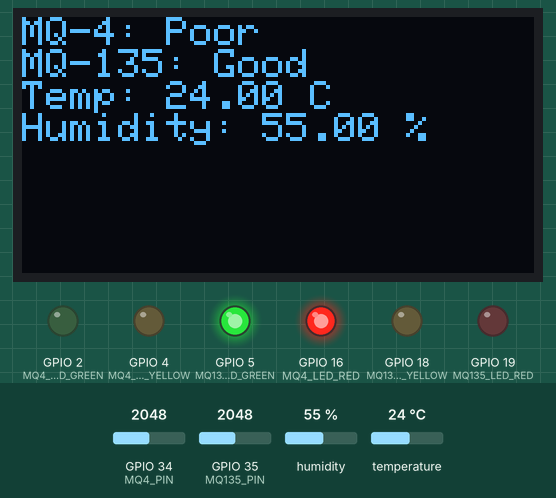
Simulated run of this sketch. Board: ESP32. Shown: 128×64 one-colour display, output pins drawn as LEDs (lit = HIGH). The inputs (shaded band) are chosen by the test bench; at power-on: GPIO 35 (MQ135_PIN) = 2048, GPIO 34 (MQ4_PIN) = 2048, humidity 55 %, temperature 24 °C. Random numbers use the default seed unless the sketch sets one; what the sketch prints to the serial monitor is not drawn.

Above: at 1.8 s.
1.9 s: GPIO 35 (MQ135_PIN) set to 2444
3.4 s: GPIO 35 (MQ135_PIN) set to 2582
At 5.2 s:
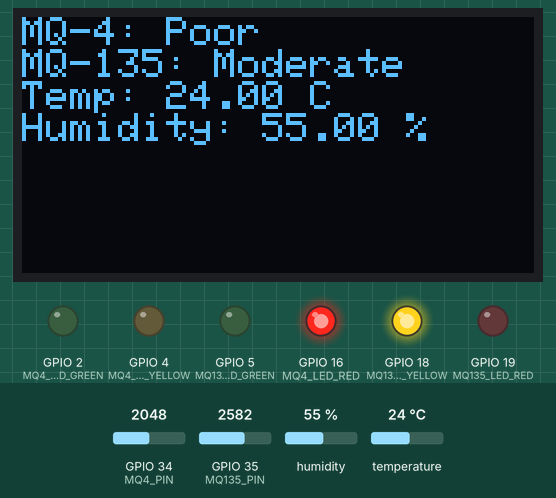
5.6 s: GPIO 34 (MQ4_PIN) set to 1938
7.4 s: GPIO 34 (MQ4_PIN) set to 1821
At 9.5 s:
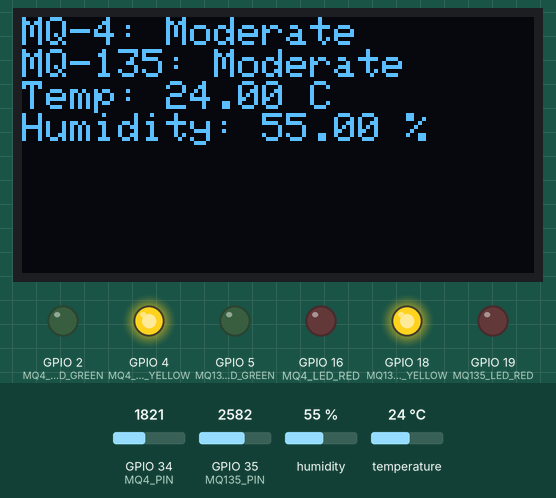
9.8 s: GPIO 34 (MQ4_PIN) set to 1650
11.5 s: GPIO 34 (MQ4_PIN) set to 1569
At 12.8 s:
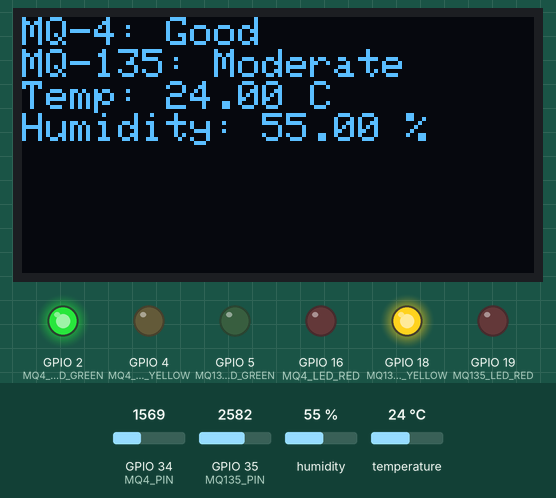
Timing chart, 0 to 14.5 s (numbered marks = the images above; inputs shaded):
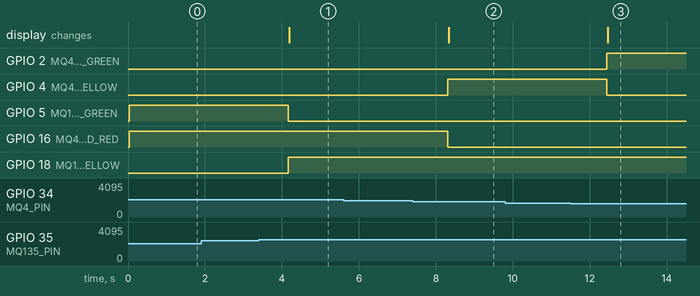

The sketch:

sketch_feb09a_new.ino
```cpp
#include <Wire.h>
#include <Adafruit_GFX.h>  //draw shapes,image in display
#include <Adafruit_SSD1306.h>
#include "DHT.h"

#define SCREEN_WIDTH 128
#define SCREEN_HEIGHT 64
#define OLED_RESET    -1
Adafruit_SSD1306 display(SCREEN_WIDTH, SCREEN_HEIGHT, &Wire, OLED_RESET);

// Define sensor pins
#define MQ4_PIN 34
#define MQ135_PIN 35
#define DHT_PIN 32
#define DHT_TYPE DHT22

// Define LED pins for MQ-4
#define MQ4_LED_GREEN 2
#define MQ4_LED_YELLOW 4
#define MQ4_LED_RED 16

// Define LED pins for MQ-135
#define MQ135_LED_GREEN 5
#define MQ135_LED_YELLOW 18
#define MQ135_LED_RED 19

#define RL_VALUE 10.0
#define R0_MQ4 9.83
#define R0_MQ135 9.83

DHT dht(DHT_PIN, DHT_TYPE);

// Function to calculate PPM from Rs and R0 for MQ-4
float calculatePPM_MQ4(float Rs) {
    return 1021 * pow((Rs / R0_MQ4), -2.7887);
}

// Function to calculate PPM from Rs and R0 for MQ-135
float calculatePPM_MQ135(float Rs) {
    return 116.602 * pow((Rs / R0_MQ135), -2.769);
}

// Function to categorize air quality based on PPM
String getAirQualityCategory(float ppm, float goodThreshold, float moderateThreshold) {
    if (ppm < goodThreshold) {
        return "Good";
    } else if (ppm < moderateThreshold) {
        return "Moderate";
    } else {
        return "Poor";
    }
}
// initialize DHT Sensor
void setup() {
    Serial.begin(115200);
    dht.begin();

    //OLED Display initialization
    if (!display.begin(SSD1306_SWITCHCAPVCC, 0x3C)) {//check connection and clear display
        Serial.println(F("SSD1306 allocation failed"));
        for (;;);
    }
    display.clearDisplay();

    // Set LED pins as output
    pinMode(MQ4_LED_GREEN, OUTPUT);
    pinMode(MQ4_LED_YELLOW, OUTPUT);
    pinMode(MQ4_LED_RED, OUTPUT);
    pinMode(MQ135_LED_GREEN, OUTPUT);
    pinMode(MQ135_LED_YELLOW, OUTPUT);
    pinMode(MQ135_LED_RED, OUTPUT);
}

//after setup loop will run
void loop() {
    // Read and calculate MQ-4 values
    int analogValue_MQ4 = analogRead(MQ4_PIN);
    float voltage_MQ4 = (analogValue_MQ4 / 4095.0) * 5.0;
    float Rs_MQ4 = RL_VALUE * ((5.0 / voltage_MQ4) - 1);  //conver to voltage
    float ppm_MQ4 = calculatePPM_MQ4(Rs_MQ4);   //get ppm concentraion
    String airQuality_MQ4 = getAirQualityCategory(ppm_MQ4, 300, 600);

    // Read and calculate MQ-135 values
    int analogValue_MQ135 = analogRead(MQ135_PIN);
    float voltage_MQ135 = (analogValue_MQ135 / 4095.0) * 5.0;
    float Rs_MQ135 = RL_VALUE * ((5.0 / voltage_MQ135) - 1);
    float ppm_MQ135 = calculatePPM_MQ135(Rs_MQ135);
    String airQuality_MQ135 = getAirQualityCategory(ppm_MQ135, 400, 1000);

    // Read temperature and humidity from DHT sensor
    float humidity = dht.readHumidity();
    float temperature = dht.readTemperature();

    // Update LED status for MQ-4
    digitalWrite(MQ4_LED_GREEN, airQuality_MQ4 == "Good");
    digitalWrite(MQ4_LED_YELLOW, airQuality_MQ4 == "Moderate");
    digitalWrite(MQ4_LED_RED, airQuality_MQ4 == "Poor");

    // Update LED status for MQ-135
    digitalWrite(MQ135_LED_GREEN, airQuality_MQ135 == "Good");
    digitalWrite(MQ135_LED_YELLOW, airQuality_MQ135 == "Moderate");
    digitalWrite(MQ135_LED_RED, airQuality_MQ135 == "Poor");

    // Display data on OLED
    display.clearDisplay();
    display.setCursor(0, 0);
    display.setTextSize(1);
    display.setTextColor(SSD1306_WHITE);
    display.print("MQ-4: "); display.println(airQuality_MQ4);
    display.print("MQ-135: "); display.println(airQuality_MQ135);
    display.print("Temp: "); display.print(temperature); display.println(" C");
    display.print("Humidity: "); display.print(humidity); display.println(" %");
    display.display();

    // Print data to Serial Monitor
    Serial.print("MQ-4 PPM: "); Serial.print(ppm_MQ4);
    Serial.print(" | Air Quality: "); Serial.println(airQuality_MQ4);
    Serial.print("MQ-135 PPM: "); Serial.print(ppm_MQ135);
    Serial.print(" | Air Quality: "); Serial.println(airQuality_MQ135);
    Serial.print("Temperature: "); Serial.print(temperature);
    Serial.print(" C | Humidity: "); Serial.print(humidity);
    Serial.println(" %");

    delay(1000);
}
```

code.c
```cpp
#include <stdio.h>
#include <math.h>
#include <stdlib.h>
#include <time.h>

#define RL_VALUE 10.0
#define R0_MQ4 9.83
#define R0_MQ135 9.83
#define SEA_LEVEL_PRESSURE 1013.25

float calculatePPM_MQ4(float Rs) {
    return 1021 * pow((Rs / R0_MQ4), -2.7887);
}

float calculatePPM_MQ135(float Rs) {
    return 116.602 * pow((Rs / R0_MQ135), -2.769);
}

const char* getAirQualityCategory(float ppm, float goodThreshold, float moderateThreshold) {
    if (ppm < goodThreshold) {
        return "Good";
    } else if (ppm < moderateThreshold) {
        return "Moderate";
    } else {
        return "Poor";
    }
}

float getVoltage(int analogValue, float maxVoltage, int resolution) {
    return (analogValue / (float)resolution) * maxVoltage;
}

float getRs(float voltage, float RL) {
    return RL * ((5.0 / voltage) - 1);
}

float getVPP(int *values, int size, float maxVoltage, int resolution) {
    int maxValue = 0;
    int minValue = resolution;
    for (int i = 0; i < size; i++) {
        if (values[i] > maxValue) maxValue = values[i];
        if (values[i] < minValue) minValue = values[i];
    }
    return ((maxValue - minValue) * maxVoltage) / resolution;
}

int main() {
    srand(time(0));

    int analogValue_MQ4 = rand() % 4096;
    int analogValue_MQ135 = rand() % 4096;
    int currentSamples[1000];

    for (int i = 0; i < 1000; i++) {
        currentSamples[i] = rand() % 4096;
    }

    float voltage_MQ4 = getVoltage(analogValue_MQ4, 5.0, 4096);
    float Rs_MQ4 = getRs(voltage_MQ4, RL_VALUE);
    float ppm_MQ4 = calculatePPM_MQ4(Rs_MQ4);
    const char* airQuality_MQ4 = getAirQualityCategory(ppm_MQ4, 300, 600);

    float voltage_MQ135 = getVoltage(analogValue_MQ135, 5.0, 4096);
    float Rs_MQ135 = getRs(voltage_MQ135, RL_VALUE);
    float ppm_MQ135 = calculatePPM_MQ135(Rs_MQ135);
    const char* airQuality_MQ135 = getAirQualityCategory(ppm_MQ135, 400, 1000);

    float Voltage = getVPP(currentSamples, 1000, 3.3, 4096);
    float VRMS = (Voltage / 2.0) * 0.707;
    float AmpsRMS = ((VRMS * 1000) / 185.0) - 0.3;
    float Watt = (AmpsRMS * 240 / 1.2);

    printf("MQ-4 PPM: %.2f | Air Quality: %s\n", ppm_MQ4, airQuality_MQ4);
    printf("MQ-135 PPM: %.2f | Air Quality: %s\n", ppm_MQ135, airQuality_MQ135);
    printf("Voltage: %.2fV | VRMS: %.2fV | Amps RMS: %.2fA | Watt: %.2fW\n", Voltage, VRMS, AmpsRMS, Watt);

    return 0;
}
```

Measured:
- the behaviour switches between 2512 and 2513 on GPIO 35 (MQ135_PIN) (found by bisection; images 0 and 1)
- the behaviour switches between 1871 and 1870 on GPIO 34 (MQ4_PIN) (found by bisection; images 1 and 2)
- the behaviour switches between 1622 and 1621 on GPIO 34 (MQ4_PIN) (found by bisection; images 2 and 3)
- after the input at 1.9 s, every drawn part: stays the same
- after the input at 3.4 s, GPIO 5 (MQ135_LED_GREEN): HIGH → LOW after 0.77 s; GPIO 18 (MQ135_LED_YELLOW): LOW → HIGH after 0.77 s; the display: changes after 0.79 s (image 1)
- after the input at 5.6 s, every drawn part: stays the same
- after the input at 7.4 s, GPIO 4 (MQ4_LED_YELLOW): LOW → HIGH after 0.90 s; GPIO 16 (MQ4_LED_RED): HIGH → LOW after 0.90 s; the display: changes after 0.93 s (image 2)
- after the input at 9.8 s, every drawn part: stays the same
- after the input at 11.5 s, GPIO 2 (MQ4_LED_GREEN): LOW → HIGH after 0.94 s; GPIO 4 (MQ4_LED_YELLOW): HIGH → LOW after 0.94 s; the display: changes after 0.96 s (image 3)
